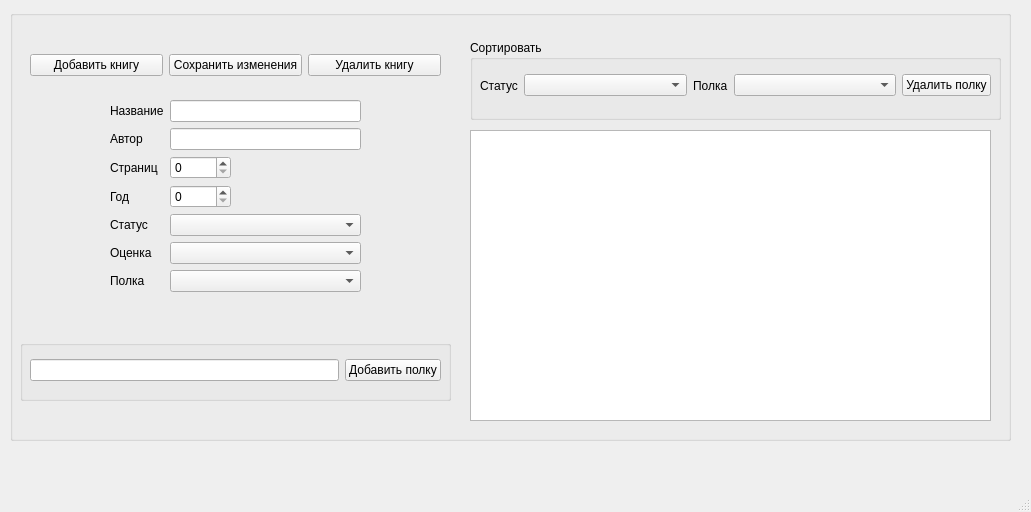
<?xml version="1.0" encoding="UTF-8"?>
<ui version="4.0">
 <class>MainWindow</class>
 <widget class="QMainWindow" name="MainWindow">
  <property name="geometry">
   <rect>
    <x>0</x>
    <y>0</y>
    <width>1031</width>
    <height>512</height>
   </rect>
  </property>
  <property name="windowTitle">
   <string>MainWindow</string>
  </property>
  <widget class="QWidget" name="centralwidget">
   <widget class="QWidget" name="verticalLayoutWidget">
    <property name="geometry">
     <rect>
      <x>10</x>
      <y>10</y>
      <width>1001</width>
      <height>431</height>
     </rect>
    </property>
    <layout class="QVBoxLayout" name="verticalLayout_2">
     <item>
      <widget class="QGroupBox" name="groupBox">
       <property name="enabled">
        <bool>true</bool>
       </property>
       <property name="title">
        <string/>
       </property>
       <property name="flat">
        <bool>false</bool>
       </property>
       <property name="checkable">
        <bool>false</bool>
       </property>
       <widget class="QWidget" name="formLayoutWidget">
        <property name="geometry">
         <rect>
          <x>100</x>
          <y>90</y>
          <width>251</width>
          <height>231</height>
         </rect>
        </property>
        <layout class="QFormLayout" name="formLayout_12">
         <item row="1" column="0">
          <widget class="QLabel" name="label_13">
           <property name="text">
            <string>Автор</string>
           </property>
          </widget>
         </item>
         <item row="1" column="1">
          <widget class="QLineEdit" name="lineEditAuthor"/>
         </item>
         <item row="2" column="0">
          <widget class="QLabel" name="label_11">
           <property name="text">
            <string>Страниц</string>
           </property>
          </widget>
         </item>
         <item row="2" column="1">
          <widget class="QSpinBox" name="spinBoxPages">
           <property name="sizePolicy">
            <sizepolicy hsizetype="Maximum" vsizetype="Fixed">
             <horstretch>0</horstretch>
             <verstretch>0</verstretch>
            </sizepolicy>
           </property>
           <property name="maximum">
            <number>99999</number>
           </property>
          </widget>
         </item>
         <item row="3" column="0">
          <widget class="QLabel" name="label_12">
           <property name="text">
            <string>Год</string>
           </property>
          </widget>
         </item>
         <item row="3" column="1">
          <widget class="QSpinBox" name="spinBoxYear">
           <property name="sizePolicy">
            <sizepolicy hsizetype="Maximum" vsizetype="Fixed">
             <horstretch>0</horstretch>
             <verstretch>0</verstretch>
            </sizepolicy>
           </property>
           <property name="maximum">
            <number>99999</number>
           </property>
          </widget>
         </item>
         <item row="4" column="0">
          <widget class="QLabel" name="label_14">
           <property name="text">
            <string>Статус</string>
           </property>
          </widget>
         </item>
         <item row="4" column="1">
          <widget class="QComboBox" name="comboBoxStatus">
           <property name="sizePolicy">
            <sizepolicy hsizetype="Minimum" vsizetype="Fixed">
             <horstretch>0</horstretch>
             <verstretch>0</verstretch>
            </sizepolicy>
           </property>
          </widget>
         </item>
         <item row="5" column="0">
          <widget class="QLabel" name="label_15">
           <property name="text">
            <string>Оценка</string>
           </property>
          </widget>
         </item>
         <item row="5" column="1">
          <widget class="QComboBox" name="comboBoxRating">
           <property name="sizePolicy">
            <sizepolicy hsizetype="Minimum" vsizetype="Fixed">
             <horstretch>0</horstretch>
             <verstretch>0</verstretch>
            </sizepolicy>
           </property>
           <property name="minimumContentsLength">
            <number>0</number>
           </property>
           <property name="duplicatesEnabled">
            <bool>false</bool>
           </property>
           <property name="frame">
            <bool>true</bool>
           </property>
          </widget>
         </item>
         <item row="6" column="0">
          <widget class="QLabel" name="label_16">
           <property name="text">
            <string>Полка</string>
           </property>
          </widget>
         </item>
         <item row="6" column="1">
          <widget class="QComboBox" name="comboBoxBookShelf">
           <property name="sizePolicy">
            <sizepolicy hsizetype="Minimum" vsizetype="Fixed">
             <horstretch>0</horstretch>
             <verstretch>0</verstretch>
            </sizepolicy>
           </property>
          </widget>
         </item>
         <item row="0" column="0">
          <widget class="QLabel" name="label_1">
           <property name="text">
            <string>Название</string>
           </property>
          </widget>
         </item>
         <item row="0" column="1">
          <widget class="QLineEdit" name="lineEditTitle"/>
         </item>
        </layout>
       </widget>
       <widget class="QWidget" name="horizontalLayoutWidget">
        <property name="geometry">
         <rect>
          <x>20</x>
          <y>30</y>
          <width>411</width>
          <height>51</height>
         </rect>
        </property>
        <layout class="QHBoxLayout" name="horizontalLayout_2">
         <item>
          <widget class="QPushButton" name="pushButtonAddBook">
           <property name="text">
            <string>Добавить книгу</string>
           </property>
          </widget>
         </item>
         <item>
          <widget class="QPushButton" name="pushButtonEditBook">
           <property name="text">
            <string>Сохранить изменения</string>
           </property>
          </widget>
         </item>
         <item>
          <widget class="QPushButton" name="pushButtonDeleteBook">
           <property name="text">
            <string>Удалить книгу</string>
           </property>
          </widget>
         </item>
        </layout>
       </widget>
       <widget class="QGroupBox" name="groupBox_2">
        <property name="geometry">
         <rect>
          <x>10</x>
          <y>330</y>
          <width>431</width>
          <height>61</height>
         </rect>
        </property>
        <property name="title">
         <string/>
        </property>
        <widget class="QWidget" name="horizontalLayoutWidget_2">
         <property name="geometry">
          <rect>
           <x>10</x>
           <y>10</y>
           <width>411</width>
           <height>41</height>
          </rect>
         </property>
         <layout class="QHBoxLayout" name="horizontalLayout_3">
          <item>
           <widget class="QLineEdit" name="lineEditShelf"/>
          </item>
          <item>
           <widget class="QPushButton" name="pushButtonAddShelf">
            <property name="text">
             <string>Добавить полку</string>
            </property>
           </widget>
          </item>
         </layout>
        </widget>
       </widget>
       <widget class="QGroupBox" name="groupBox_3">
        <property name="geometry">
         <rect>
          <x>460</x>
          <y>30</y>
          <width>531</width>
          <height>80</height>
         </rect>
        </property>
        <property name="title">
         <string>Сортировать</string>
        </property>
        <widget class="QWidget" name="horizontalLayoutWidget_3">
         <property name="geometry">
          <rect>
           <x>10</x>
           <y>20</y>
           <width>511</width>
           <height>51</height>
          </rect>
         </property>
         <layout class="QHBoxLayout" name="horizontalLayout_4">
          <item>
           <widget class="QLabel" name="label_17">
            <property name="sizePolicy">
             <sizepolicy hsizetype="Minimum" vsizetype="Preferred">
              <horstretch>0</horstretch>
              <verstretch>0</verstretch>
             </sizepolicy>
            </property>
            <property name="text">
             <string>Статус</string>
            </property>
           </widget>
          </item>
          <item>
           <widget class="QComboBox" name="comboBoxFilterStatus">
            <property name="sizePolicy">
             <sizepolicy hsizetype="MinimumExpanding" vsizetype="Fixed">
              <horstretch>0</horstretch>
              <verstretch>0</verstretch>
             </sizepolicy>
            </property>
           </widget>
          </item>
          <item>
           <widget class="QLabel" name="label">
            <property name="sizePolicy">
             <sizepolicy hsizetype="Minimum" vsizetype="Preferred">
              <horstretch>0</horstretch>
              <verstretch>0</verstretch>
             </sizepolicy>
            </property>
            <property name="text">
             <string>Полка</string>
            </property>
           </widget>
          </item>
          <item>
           <widget class="QComboBox" name="comboBoxShelves">
            <property name="sizePolicy">
             <sizepolicy hsizetype="Expanding" vsizetype="Fixed">
              <horstretch>0</horstretch>
              <verstretch>0</verstretch>
             </sizepolicy>
            </property>
           </widget>
          </item>
          <item>
           <widget class="QPushButton" name="pushButtonDeleteShelf">
            <property name="text">
             <string>Удалить полку</string>
            </property>
           </widget>
          </item>
         </layout>
        </widget>
       </widget>
       <widget class="QTableView" name="tableViewBooks">
        <property name="geometry">
         <rect>
          <x>460</x>
          <y>120</y>
          <width>521</width>
          <height>291</height>
         </rect>
        </property>
       </widget>
      </widget>
     </item>
    </layout>
   </widget>
  </widget>
  <widget class="QMenuBar" name="menubar">
   <property name="geometry">
    <rect>
     <x>0</x>
     <y>0</y>
     <width>1031</width>
     <height>26</height>
    </rect>
   </property>
  </widget>
  <widget class="QStatusBar" name="statusbar"/>
 </widget>
 <resources/>
 <connections/>
</ui>
